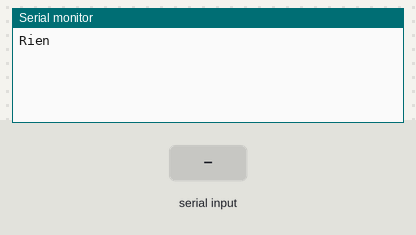
A sketch run on a simulated Arduino Uno, built with avr-gcc and run on an emulated ATmega328P. Shown: the last lines printed to the serial monitor. The inputs (shaded band) are chosen by the test bench.

Above: at 1.2 s.
1.3 s: byte 30 received over Serial
At 2.8 s:
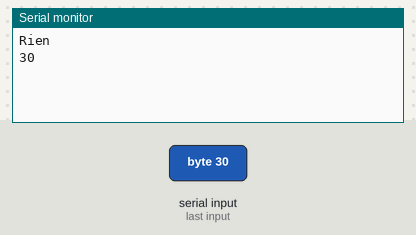
3.5 s: byte 90 received over Serial
At 4.3 s:
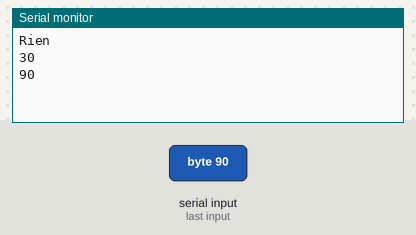
5.0 s: byte 120 received over Serial
At 7.0 s:
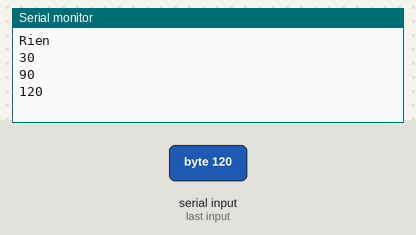

Measured:
- after the input at 1.3 s, the serial monitor: prints a new line after 0.70 s (image 1)
- after the input at 3.5 s, the serial monitor: prints a new line after 0.50 s (image 2)
- after the input at 5.0 s, the serial monitor: prints a new line after 1.0 s (image 3)

The sketch:

echo.ino
```cpp
void setup()
{
    Serial.begin(9600);
}

void loop()
{
    if (Serial.available()) {
        int lu = Serial.read();
        Serial.println(lu);
    } else {
        Serial.println("Rien");
    }
    delay(2000);
}
```
